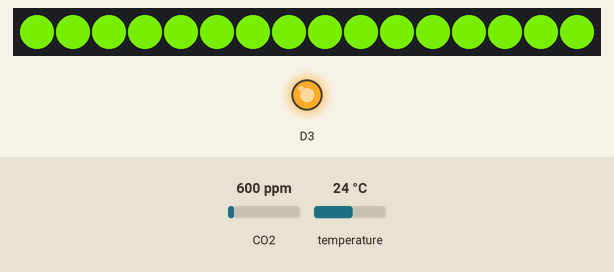
Simulated run of this sketch. Board: ESP8266 (NodeMCU). On the bench: 16 RGB LEDs in strip order, left to right, output pins drawn as LEDs (lit = HIGH). The test bench sets the inputs (shaded band); at power-on: CO2 600 ppm, temperature 24 °C. WiFi joins after 1.5 s; servers stay silent unless stated.

Above: at 2.6 s.
2.7 s: CO2 set to 983 ppm
5.2 s: CO2 set to 1020 ppm
At 7.1 s:
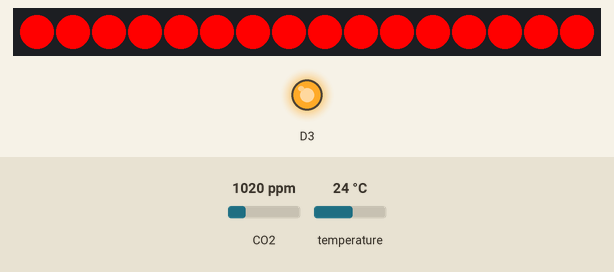
7.5 s: CO2 set to 452 ppm
At 9.2 s:
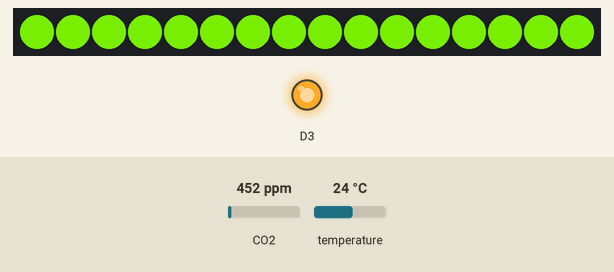
9.5 s: CO2 set to 1050 ppm
At 10.5 s:
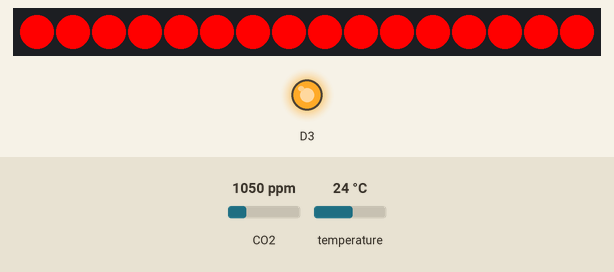
Timing chart, 0 to 12.5 s (numbered marks = the images above; inputs shaded):
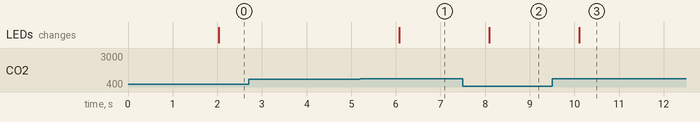

The sketch:

CO2_5_WIFIv6.ino
```cpp
#include <ESP8266WiFi.h>
#include <WiFiClient.h>
#include <ESP8266WebServer.h>
#include <Adafruit_NeoPixel.h>
#include "MHZ19.h"
#define PIN D4
#define NUMPIXELS 16
MHZ19 myMHZ19;

bool zmien=0;
unsigned long getDataTimer = 0;
int CO2=0;
int8_t Temp;
IPAddress staticIP(192, 168, 1, 14); //ESP static ip
IPAddress gateway(192, 168, 1, 1);   //IP Address of your WiFi Router (Gateway)
IPAddress subnet(255, 255, 255, 0);  //Subnet mask
IPAddress dns(8, 8, 8, 8);  //DNS
const char* deviceName = "CO2_5";

const char* ssid = "Czujniki";
const char* password = "zaq1@WSX";

ESP8266WebServer server(80);
Adafruit_NeoPixel pixels = Adafruit_NeoPixel(NUMPIXELS, PIN, NEO_GRB + NEO_KHZ800);


void handleRoot() {
   CO2 = myMHZ19.getCO2();                             // Request CO2 (as ppm)
        Temp = myMHZ19.getTemperature();
 String przed = String("<!DOCTYPE html><html><body><center><br><h1>");
 String po = String(" PPM </h1></center> </body> </html>");
 server.send(200, "text/html", przed+String(CO2)+"  "+String(Temp)+po);
 //server.send(200, "text/plain", "Hello, world");
}


HardwareSerial mySerial(0);
void setup(void) {
  pinMode(D3,OUTPUT);
  digitalWrite(D3,HIGH);
  pixels.begin();
  mySerial.begin(9600);
  myMHZ19.begin(mySerial);
  WiFi.begin(ssid, password);
  WiFi.hostname(deviceName);
  WiFi.config(staticIP, gateway, subnet, dns);
  WiFi.mode(WIFI_STA);
  WiFi.setSleepMode(WIFI_NONE_SLEEP);

/*while (WiFi.status() != WL_CONNECTED)
  {
    delay(500);
  }
  */
  server.on("/", handleRoot);
  server.begin();

}

void loop(void) {
  server.handleClient();
if (millis() - getDataTimer >= 2000)
    {


        /* note: getCO2() default is command "CO2 Unlimited". This returns the correct CO2 reading even
        if below background CO2 levels or above range (useful to validate sensor). You can use the
        usual documented command with getCO2(false) */

        CO2 = myMHZ19.getCO2();                             // Request CO2 (as ppm)
        Temp = myMHZ19.getTemperature();                     // Request Temperature (as Celsius)
       // Serial.print("Temperature (C): ");
        //Serial.println(Temp);
        getDataTimer = millis();
        zmien=1;
    }
if(zmien==1)
{
  for(int i=0;i<NUMPIXELS;i++){
    if(CO2<=1000){
    // pixels.Color takes RGB values, from 0,0,0 up to 255,255,255
      pixels.setPixelColor(i, pixels.Color(102,204,1)); // Moderately bright green color.
      pixels.show(); // This sends the updated pixel color to the hardware.
    }
    if(CO2>1000){
    // pixels.Color takes RGB values, from 0,0,0 up to 255,255,255
      pixels.setPixelColor(i, pixels.Color(255,0,0)); // Moderately bright green color.
      pixels.show(); // This sends the updated pixel color to the hardware.
    }


  }
  zmien=0;
}


}
```

Measured:
- the behaviour switches between 1000 and 1001 ppm on CO2 (found by bisection; images 0 and 1)
- after the input at 2.7 s, every drawn part: stays the same
- after the input at 5.2 s, the LEDs: change after 0.87 s (image 1)
- after the input at 7.5 s, the LEDs: change after 0.59 s (image 2)
- after the input at 9.5 s, the LEDs: change after 0.61 s (image 3)
